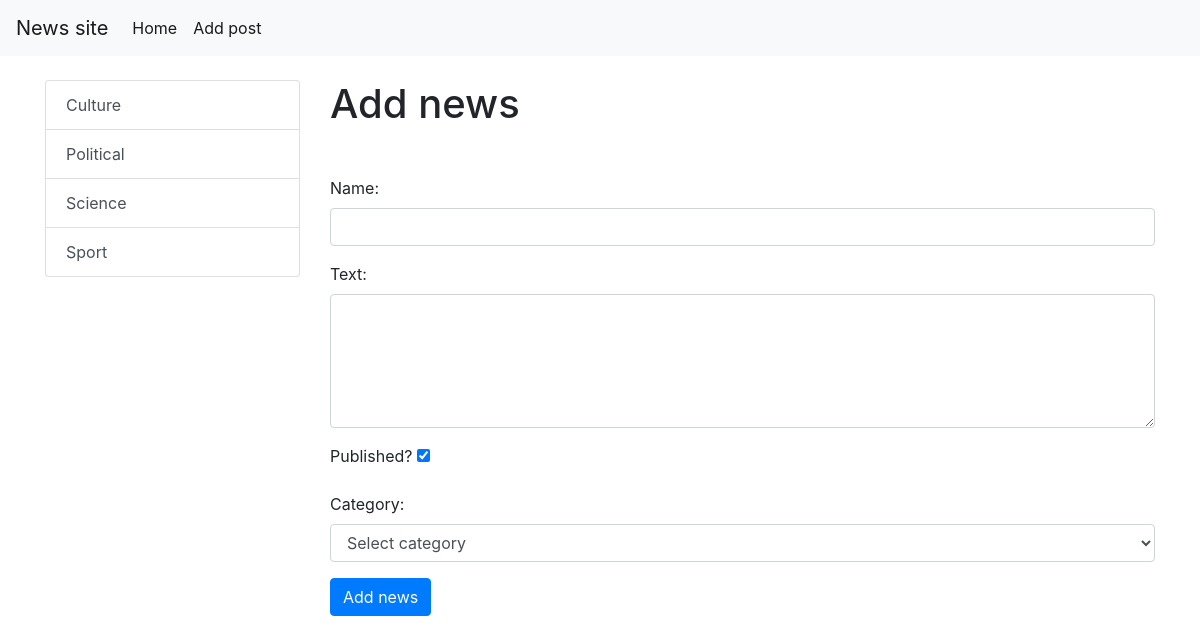
The app's page /news/add-news/ with its own data.
### news/models.py (models this page shows)
class Category(models.Model):
    title = models.CharField(max_length=150, db_index=True, verbose_name='Category name')
    def get_absolute_url(self):
        return reverse('category', kwargs={"category_id" : self.pk})
    def __str__(self):
        return self.title
    class Meta:
        verbose_name = "Category"
        verbose_name_plural = "Categories"
        ordering = ['title']

### news/views.py (the view)
# urls.py: path('news/add-news/', add_news, name = "add_news"),
def add_news(request):
    if request.method == 'POST':
        form = NewsForm(request.POST)
        if form.is_valid():
            news = News.objects.create(**form.cleaned_data)
            return redirect(news)
    else:
        form =  NewsForm()
    return render(request, 'news/add_news.html',{'form': form} )

### news/forms.py
class NewsForm(forms.Form):
    title = forms.CharField(max_length=150, label='Name', widget=forms.TextInput(attrs={"class": "form-control"}))
    content = forms.CharField(label='Text', required=False, widget=forms.Textarea
        (attrs=
    {
        "class" : "form-control",
        "rows" : 5
    }))
    is_published = forms.BooleanField(label='Published?', initial=True)
    category = forms.ModelChoiceField(empty_label="Select category", label='Category', queryset=Category.objects.all(), widget=forms.Select(
        attrs={"class" : "form-control"}
    ))

### news/templatetags/news_tags.py (called while the page is built)
@register.inclusion_tag('news/list_categorie.html')
def show_categories():
    categories = Category.objects.all()
    return {"categories": categories}

### templates/news/add_news.html (shortened to what this page needs)
{% extends 'base.html' %}
{% block sidebar %}
    {% include  'inc/_sidebar.html' %}
{% endblock %}
{% block content %}
    <h1 class="mb-5">Add news</h1>
    <form action="{% url 'add_news' %}" method="post">
            {{ form.as_p }}
        <button type="submit" class="btn btn-primary">Add news</button>
    </form>
{% endblock %}

### templates/news/list_categorie.html
<div class="list-group">
    {% for item in categories %}
        <a href="{{ item.get_absolute_url }}" class="list-group-item list-group-item-action">{{ item.title }}</a>
    {% endfor %}
</div>

### testsite/static/css/style.css (style rules this page uses)
body { background-color: white; }

### records on screen
Category: title "Culture"
Category: title "Political"
Category: title "Science"
Category: title "Sport"
